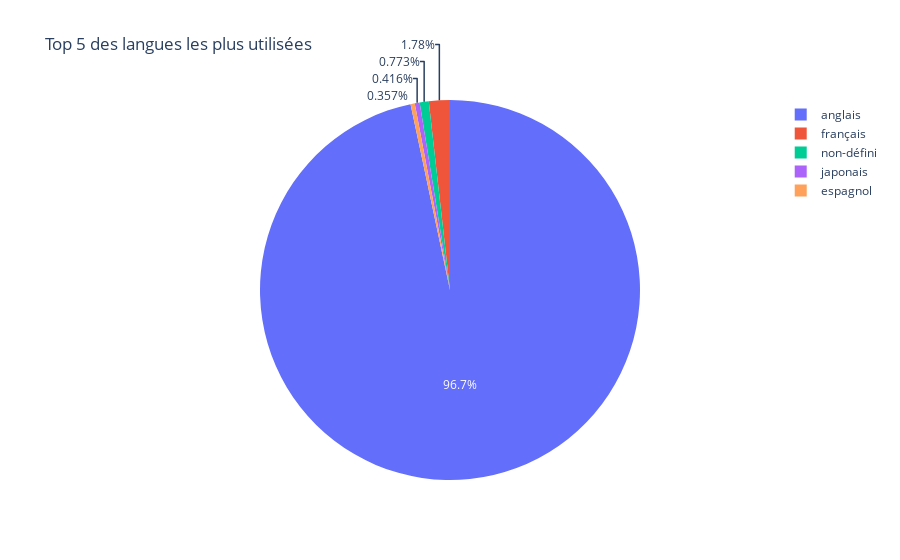

This figure's notebook cell:
### Markdown cell above
Fonction affichant un graphique montrant le pourcentage d'utilisation des k langues les plus utlisées (% en fonction des k langues et non l'ensemble des langues)

### Code cell
def languages_plot(k=5):
    top_k_languages = Tweet.languages_sorted[:k]  # Sélectionner les k premières langues

    # Extraire les noms des langues et les compteurs
    languages = [lang[0] for lang in top_k_languages]
    counts = [lang[1] for lang in top_k_languages]

    # Créer le graphique pie chart avec Plotly Express
    fig = px.pie(names=languages, values=counts, title=f'Top {k} des langues les plus utilisées')
    fig.show()

languages_plot()

### Figure 1 — Plotly figure (JSON) as saved in the notebook; plotly's stock layout.template omitted (floating-point values rounded to 4 significant figures)
{"data": [{"domain": {"x": [0, 1], "y": [0, 1]}, "hovertemplate": "label=%{label}<br>value=%{value}<extra></extra>", "labels": ["anglais", "français", "non-défini", "japonais", "espagnol"], "legendgroup": "", "name": "", "showlegend": true, "type": "pie", "values": [1625, 30, 13, 7, 6]}], "layout": {"legend": {"tracegroupgap": 0}, "title": {"text": "Top 5 des langues les plus utilisées"}}}
